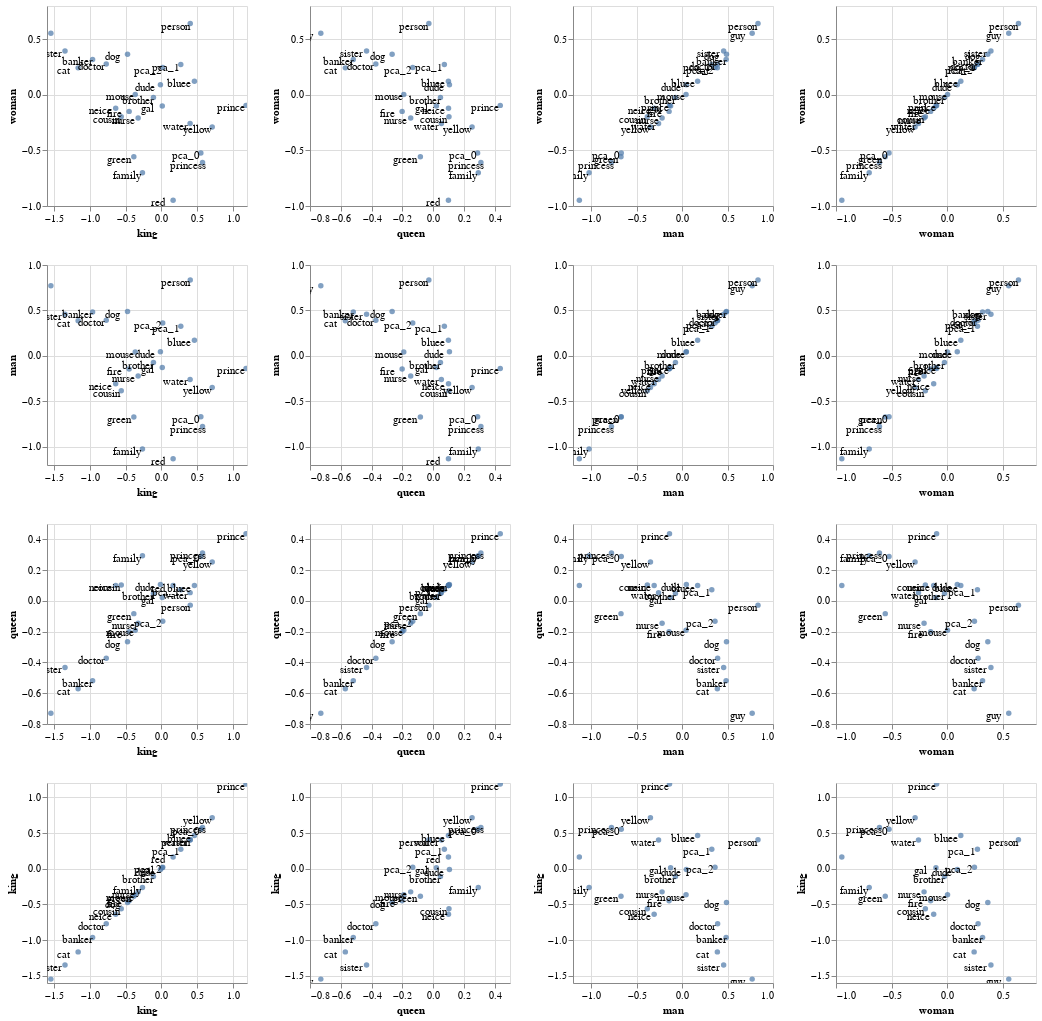

Source (notebook cell):
### Markdown cell above
What is particularily interesting here is the pca axes. They seem to encode information and can we attempt an understanding by glancing at it.

But the overlap makes it hard to read. So let's apply one more transformation here.

### Code cell
from whatlies.transformers import noise 

(emb
 .transform(pca(3))
 .transform(noise(2))
 .plot_interactive_matrix('king', 'queen', 'man', 'woman', annot=True, width=200, height=200))

### Figure 1 — Vega-Lite specification as saved in the notebook (floating-point values rounded to 4 significant figures)
{"config": {"view": {"continuousWidth": 400, "continuousHeight": 300}}, "repeat": {"column": ["king", "queen", "man", "woman"], "row": ["woman", "man", "queen", "king"]}, "spec": {"layer": [{"mark": "circle", "encoding": {"text": {"type": "nominal", "field": "original"}, "tooltip": [{"type": "nominal", "field": "name"}, {"type": "nominal", "field": "original"}], "x": {"type": "quantitative", "field": {"repeat": "column"}}, "y": {"type": "quantitative", "field": {"repeat": "row"}}}, "selection": {"selector010": {"type": "interval", "bind": "scales", "encodings": ["x", "y"]}}}, {"mark": {"type": "text", "color": "black", "dx": -15, "dy": 3}, "encoding": {"text": {"type": "nominal", "field": "original"}, "tooltip": [{"type": "nominal", "field": "name"}, {"type": "nominal", "field": "original"}], "x": {"type": "quantitative", "field": {"repeat": "column"}}, "y": {"type": "quantitative", "field": {"repeat": "row"}}}}], "data": {"name": "data-b66bd67f7c9b2266548183e8e66ac514"}, "height": 200, "width": 200}, "$schema": "https://vega.github.io/schema/vega-lite/v4.0.2.json", "datasets": {"data-b66bd67f7c9b2266548183e8e66ac514": [{"king": 1.186, "queen": 0.4367, "man": -0.1384, "woman": -0.09443, "name": "prince", "original": "prince"}, {"king": 0.5775, "queen": 0.3109, "man": -0.7771, "woman": -0.6089, "name": "princess", "original": "princess"}, {"king": -0.3241, "queen": -0.1454, "man": -0.22, "woman": -0.2073, "name": "nurse", "original": "nurse"}, {"king": -0.7706, "queen": -0.372, "man": 0.391, "woman": 0.2786, "name": "doctor", "original": "doctor"}, {"king": -0.9616, "queen": -0.5187, "man": 0.4842, "woman": 0.3191, "name": "banker", "original": "banker"}, {"king": -0.5605, "queen": 0.1033, "man": -0.3826, "woman": -0.1958, "name": "cousin", "original": "cousin"}, {"king": -0.6382, "queen": 0.1003, "man": -0.3073, "woman": -0.1209, "name": "neice", "original": "neice"}, {"king": -0.01207, "queen": 0.1063, "man": 0.04697, "woman": 0.0914, "name": "dude", "original": "dude"}, {"king": -1.546, "queen": -0.7296, "man": 0.7709, "woman": 0.5549, "name": "guy", "original": "guy"}, {"king": 0.01379, "queen": 0.0216, "man": -0.1265, "woman": -0.1005, "name": "gal", "original": "gal"}, {"king": -0.4501, "queen": -0.2011, "man": -0.1433, "woman": -0.1484, "name": "fire", "original": "fire"}, {"king": -0.4726, "queen": -0.2661, "man": 0.4884, "woman": 0.3664, "name": "dog", "original": "dog"}, {"king": -1.164, "queen": -0.5704, "man": 0.388, "woman": 0.2432, "name": "cat", "original": "cat"}, {"king": -0.3644, "queen": -0.1904, "man": 0.04347, "woman": 0.003766, "name": "mouse", "original": "mouse"}, {"king": 0.1655, "queen": 0.09986, "man": -1.13, "woman": -0.9475, "name": "red", "original": "red"}, {"king": 0.4639, "queen": 0.09967, "man": 0.1711, "woman": 0.1231, "name": "bluee", "original": "bluee"}, {"king": -0.3843, "queen": -0.08256, "man": -0.6721, "woman": -0.5567, "name": "green", "original": "green"}, {"king": 0.7127, "queen": 0.2534, "man": -0.3482, "woman": -0.2882, "name": "yellow", "original": "yellow"}, {"king": 0.4034, "queen": 0.05386, "man": -0.2589, "woman": -0.2576, "name": "water", "original": "water"}, {"king": 0.4054, "queen": -0.02735, "man": 0.835, "woman": 0.6422, "name": "person", "original": "person"}, {"king": -0.2635, "queen": 0.2939, "man": -1.023, "woman": -0.7013, "name": "family", "original": "family"}, {"king": -0.1098, "queen": 0.04797, "man": -0.07293, "woman": -0.02375, "name": "brother", "original": "brother"}, {"king": -1.348, "queen": -0.4323, "man": 0.4573, "woman": 0.3943, "name": "sister", "original": "sister"}, {"king": 0.554, "queen": 0.2895, "man": -0.669, "woman": -0.5226, "name": "pca_0", "original": "pca_0"}, {"king": 0.2731, "queen": 0.07322, "man": 0.3266, "woman": 0.2729, "name": "pca_1", "original": "pca_1"}, {"king": 0.0204, "queen": -0.1322, "man": 0.3622, "woman": 0.2461, "name": "pca_2", "original": "pca_2"}]}}
